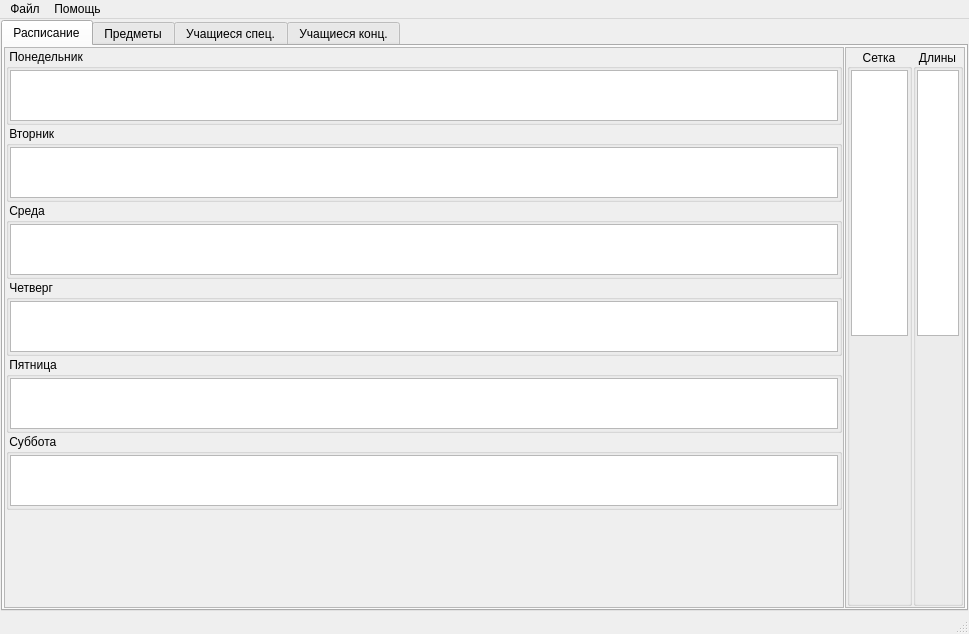
<?xml version="1.0" encoding="UTF-8"?>
<ui version="4.0">
 <class>MainWindow</class>
 <widget class="QMainWindow" name="MainWindow">
  <property name="geometry">
   <rect>
    <x>0</x>
    <y>0</y>
    <width>969</width>
    <height>634</height>
   </rect>
  </property>
  <property name="windowTitle">
   <string>Помощник преподавателя-концертмейстера</string>
  </property>
  <property name="windowIcon">
   <iconset resource="resources.qrc">
    <normaloff>:/icons/PPK.png</normaloff>:/icons/PPK.png</iconset>
  </property>
  <widget class="QWidget" name="centralwidget">
   <layout class="QHBoxLayout" name="horizontalLayout">
    <property name="spacing">
     <number>1</number>
    </property>
    <property name="leftMargin">
     <number>1</number>
    </property>
    <property name="topMargin">
     <number>1</number>
    </property>
    <property name="rightMargin">
     <number>1</number>
    </property>
    <property name="bottomMargin">
     <number>1</number>
    </property>
    <item>
     <widget class="QTabWidget" name="tabWidgetViews">
      <property name="currentIndex">
       <number>0</number>
      </property>
      <widget class="QWidget" name="tabTimetable">
       <attribute name="title">
        <string>Расписание</string>
       </attribute>
       <layout class="QHBoxLayout" name="horizontalLayout_6">
        <property name="spacing">
         <number>1</number>
        </property>
        <property name="leftMargin">
         <number>1</number>
        </property>
        <property name="topMargin">
         <number>1</number>
        </property>
        <property name="rightMargin">
         <number>1</number>
        </property>
        <property name="bottomMargin">
         <number>1</number>
        </property>
        <item>
         <widget class="QScrollArea" name="scrollAreaTimetable">
          <property name="widgetResizable">
           <bool>true</bool>
          </property>
          <widget class="QWidget" name="scrollAreaWidgetContentsTimetable">
           <property name="geometry">
            <rect>
             <x>0</x>
             <y>0</y>
             <width>838</width>
             <height>553</height>
            </rect>
           </property>
           <layout class="QVBoxLayout" name="verticalLayout_3">
            <property name="spacing">
             <number>1</number>
            </property>
            <property name="leftMargin">
             <number>1</number>
            </property>
            <property name="topMargin">
             <number>1</number>
            </property>
            <property name="rightMargin">
             <number>1</number>
            </property>
            <property name="bottomMargin">
             <number>1</number>
            </property>
            <item>
             <widget class="QGroupBox" name="groupBoxPon">
              <property name="sizePolicy">
               <sizepolicy hsizetype="Preferred" vsizetype="Maximum">
                <horstretch>0</horstretch>
                <verstretch>0</verstretch>
               </sizepolicy>
              </property>
              <property name="title">
               <string> Понедельник</string>
              </property>
              <layout class="QVBoxLayout" name="verticalLayout_4">
               <property name="spacing">
                <number>1</number>
               </property>
               <property name="leftMargin">
                <number>1</number>
               </property>
               <property name="topMargin">
                <number>1</number>
               </property>
               <property name="rightMargin">
                <number>1</number>
               </property>
               <property name="bottomMargin">
                <number>1</number>
               </property>
               <item>
                <widget class="MTableView" name="tableViewTimetablePon">
                 <property name="sizePolicy">
                  <sizepolicy hsizetype="Expanding" vsizetype="Fixed">
                   <horstretch>0</horstretch>
                   <verstretch>0</verstretch>
                  </sizepolicy>
                 </property>
                 <property name="minimumSize">
                  <size>
                   <width>0</width>
                   <height>51</height>
                  </size>
                 </property>
                 <property name="maximumSize">
                  <size>
                   <width>16777215</width>
                   <height>51</height>
                  </size>
                 </property>
                 <property name="horizontalScrollMode">
                  <enum>QAbstractItemView::ScrollPerPixel</enum>
                 </property>
                 <property name="cornerButtonEnabled">
                  <bool>false</bool>
                 </property>
                </widget>
               </item>
              </layout>
             </widget>
            </item>
            <item>
             <widget class="QGroupBox" name="groupBoxVtor">
              <property name="sizePolicy">
               <sizepolicy hsizetype="Preferred" vsizetype="Maximum">
                <horstretch>0</horstretch>
                <verstretch>0</verstretch>
               </sizepolicy>
              </property>
              <property name="title">
               <string> Вторник</string>
              </property>
              <layout class="QVBoxLayout" name="verticalLayout_5">
               <property name="spacing">
                <number>1</number>
               </property>
               <property name="leftMargin">
                <number>1</number>
               </property>
               <property name="topMargin">
                <number>1</number>
               </property>
               <property name="rightMargin">
                <number>1</number>
               </property>
               <property name="bottomMargin">
                <number>1</number>
               </property>
               <item>
                <widget class="MTableView" name="tableViewTimetableVtor">
                 <property name="sizePolicy">
                  <sizepolicy hsizetype="Expanding" vsizetype="Fixed">
                   <horstretch>0</horstretch>
                   <verstretch>0</verstretch>
                  </sizepolicy>
                 </property>
                 <property name="minimumSize">
                  <size>
                   <width>0</width>
                   <height>51</height>
                  </size>
                 </property>
                 <property name="maximumSize">
                  <size>
                   <width>16777215</width>
                   <height>51</height>
                  </size>
                 </property>
                 <property name="horizontalScrollMode">
                  <enum>QAbstractItemView::ScrollPerPixel</enum>
                 </property>
                 <property name="cornerButtonEnabled">
                  <bool>false</bool>
                 </property>
                </widget>
               </item>
              </layout>
             </widget>
            </item>
            <item>
             <widget class="QGroupBox" name="groupBoxSred">
              <property name="sizePolicy">
               <sizepolicy hsizetype="Preferred" vsizetype="Maximum">
                <horstretch>0</horstretch>
                <verstretch>0</verstretch>
               </sizepolicy>
              </property>
              <property name="title">
               <string> Среда</string>
              </property>
              <layout class="QVBoxLayout" name="verticalLayout_6">
               <property name="spacing">
                <number>1</number>
               </property>
               <property name="leftMargin">
                <number>1</number>
               </property>
               <property name="topMargin">
                <number>1</number>
               </property>
               <property name="rightMargin">
                <number>1</number>
               </property>
               <property name="bottomMargin">
                <number>1</number>
               </property>
               <item>
                <widget class="MTableView" name="tableViewTimetableSred">
                 <property name="sizePolicy">
                  <sizepolicy hsizetype="Expanding" vsizetype="Fixed">
                   <horstretch>0</horstretch>
                   <verstretch>0</verstretch>
                  </sizepolicy>
                 </property>
                 <property name="minimumSize">
                  <size>
                   <width>0</width>
                   <height>51</height>
                  </size>
                 </property>
                 <property name="maximumSize">
                  <size>
                   <width>16777215</width>
                   <height>51</height>
                  </size>
                 </property>
                 <property name="horizontalScrollMode">
                  <enum>QAbstractItemView::ScrollPerPixel</enum>
                 </property>
                 <property name="cornerButtonEnabled">
                  <bool>false</bool>
                 </property>
                </widget>
               </item>
              </layout>
             </widget>
            </item>
            <item>
             <widget class="QGroupBox" name="groupBoxChetv">
              <property name="sizePolicy">
               <sizepolicy hsizetype="Preferred" vsizetype="Maximum">
                <horstretch>0</horstretch>
                <verstretch>0</verstretch>
               </sizepolicy>
              </property>
              <property name="title">
               <string> Четверг</string>
              </property>
              <layout class="QVBoxLayout" name="verticalLayout_7">
               <property name="spacing">
                <number>1</number>
               </property>
               <property name="leftMargin">
                <number>1</number>
               </property>
               <property name="topMargin">
                <number>1</number>
               </property>
               <property name="rightMargin">
                <number>1</number>
               </property>
               <property name="bottomMargin">
                <number>1</number>
               </property>
               <item>
                <widget class="MTableView" name="tableViewTimetableChetv">
                 <property name="sizePolicy">
                  <sizepolicy hsizetype="Expanding" vsizetype="Fixed">
                   <horstretch>0</horstretch>
                   <verstretch>0</verstretch>
                  </sizepolicy>
                 </property>
                 <property name="minimumSize">
                  <size>
                   <width>0</width>
                   <height>51</height>
                  </size>
                 </property>
                 <property name="maximumSize">
                  <size>
                   <width>16777215</width>
                   <height>51</height>
                  </size>
                 </property>
                 <property name="horizontalScrollMode">
                  <enum>QAbstractItemView::ScrollPerPixel</enum>
                 </property>
                 <property name="cornerButtonEnabled">
                  <bool>false</bool>
                 </property>
                </widget>
               </item>
              </layout>
             </widget>
            </item>
            <item>
             <widget class="QGroupBox" name="groupBoxPyatn">
              <property name="sizePolicy">
               <sizepolicy hsizetype="Preferred" vsizetype="Maximum">
                <horstretch>0</horstretch>
                <verstretch>0</verstretch>
               </sizepolicy>
              </property>
              <property name="title">
               <string> Пятница</string>
              </property>
              <layout class="QVBoxLayout" name="verticalLayout_8">
               <property name="spacing">
                <number>1</number>
               </property>
               <property name="leftMargin">
                <number>1</number>
               </property>
               <property name="topMargin">
                <number>1</number>
               </property>
               <property name="rightMargin">
                <number>1</number>
               </property>
               <property name="bottomMargin">
                <number>1</number>
               </property>
               <item>
                <widget class="MTableView" name="tableViewTimetablePyatn">
                 <property name="sizePolicy">
                  <sizepolicy hsizetype="Expanding" vsizetype="Fixed">
                   <horstretch>0</horstretch>
                   <verstretch>0</verstretch>
                  </sizepolicy>
                 </property>
                 <property name="minimumSize">
                  <size>
                   <width>0</width>
                   <height>51</height>
                  </size>
                 </property>
                 <property name="maximumSize">
                  <size>
                   <width>16777215</width>
                   <height>51</height>
                  </size>
                 </property>
                 <property name="horizontalScrollMode">
                  <enum>QAbstractItemView::ScrollPerPixel</enum>
                 </property>
                 <property name="cornerButtonEnabled">
                  <bool>false</bool>
                 </property>
                </widget>
               </item>
              </layout>
             </widget>
            </item>
            <item>
             <widget class="QGroupBox" name="groupBoxSubb">
              <property name="sizePolicy">
               <sizepolicy hsizetype="Preferred" vsizetype="Maximum">
                <horstretch>0</horstretch>
                <verstretch>0</verstretch>
               </sizepolicy>
              </property>
              <property name="title">
               <string> Суббота</string>
              </property>
              <layout class="QVBoxLayout" name="verticalLayout_9">
               <property name="spacing">
                <number>1</number>
               </property>
               <property name="leftMargin">
                <number>1</number>
               </property>
               <property name="topMargin">
                <number>1</number>
               </property>
               <property name="rightMargin">
                <number>1</number>
               </property>
               <property name="bottomMargin">
                <number>1</number>
               </property>
               <item>
                <widget class="MTableView" name="tableViewTimetableSubb">
                 <property name="sizePolicy">
                  <sizepolicy hsizetype="Expanding" vsizetype="Fixed">
                   <horstretch>0</horstretch>
                   <verstretch>0</verstretch>
                  </sizepolicy>
                 </property>
                 <property name="minimumSize">
                  <size>
                   <width>0</width>
                   <height>51</height>
                  </size>
                 </property>
                 <property name="maximumSize">
                  <size>
                   <width>16777215</width>
                   <height>51</height>
                  </size>
                 </property>
                 <property name="horizontalScrollMode">
                  <enum>QAbstractItemView::ScrollPerPixel</enum>
                 </property>
                 <property name="cornerButtonEnabled">
                  <bool>false</bool>
                 </property>
                </widget>
               </item>
              </layout>
             </widget>
            </item>
            <item>
             <spacer name="verticalSpacerTimetable">
              <property name="orientation">
               <enum>Qt::Vertical</enum>
              </property>
              <property name="sizeHint" stdset="0">
               <size>
                <width>20</width>
                <height>40</height>
               </size>
              </property>
             </spacer>
            </item>
           </layout>
          </widget>
         </widget>
        </item>
        <item>
         <widget class="QScrollArea" name="scrollAreaShedLen">
          <property name="sizePolicy">
           <sizepolicy hsizetype="Maximum" vsizetype="Expanding">
            <horstretch>0</horstretch>
            <verstretch>0</verstretch>
           </sizepolicy>
          </property>
          <property name="maximumSize">
           <size>
            <width>152</width>
            <height>16777215</height>
           </size>
          </property>
          <property name="widgetResizable">
           <bool>true</bool>
          </property>
          <widget class="QWidget" name="scrollAreaWidgetContentsShedLen">
           <property name="geometry">
            <rect>
             <x>0</x>
             <y>0</y>
             <width>118</width>
             <height>553</height>
            </rect>
           </property>
           <layout class="QHBoxLayout" name="horizontalLayout_5" stretch="0,1">
            <property name="spacing">
             <number>1</number>
            </property>
            <property name="leftMargin">
             <number>1</number>
            </property>
            <property name="topMargin">
             <number>1</number>
            </property>
            <property name="rightMargin">
             <number>1</number>
            </property>
            <property name="bottomMargin">
             <number>1</number>
            </property>
            <item>
             <widget class="QGroupBox" name="groupBoxShedule">
              <property name="sizePolicy">
               <sizepolicy hsizetype="Maximum" vsizetype="Preferred">
                <horstretch>0</horstretch>
                <verstretch>0</verstretch>
               </sizepolicy>
              </property>
              <property name="minimumSize">
               <size>
                <width>50</width>
                <height>0</height>
               </size>
              </property>
              <property name="maximumSize">
               <size>
                <width>65</width>
                <height>16777215</height>
               </size>
              </property>
              <property name="title">
               <string>Сетка</string>
              </property>
              <property name="alignment">
               <set>Qt::AlignCenter</set>
              </property>
              <layout class="QVBoxLayout" name="verticalLayout_10">
               <property name="spacing">
                <number>1</number>
               </property>
               <property name="leftMargin">
                <number>1</number>
               </property>
               <property name="topMargin">
                <number>1</number>
               </property>
               <property name="rightMargin">
                <number>1</number>
               </property>
               <property name="bottomMargin">
                <number>1</number>
               </property>
               <item>
                <widget class="MTableView" name="tableViewSchedule">
                 <property name="horizontalScrollBarPolicy">
                  <enum>Qt::ScrollBarAlwaysOff</enum>
                 </property>
                 <property name="cornerButtonEnabled">
                  <bool>false</bool>
                 </property>
                 <attribute name="horizontalHeaderVisible">
                  <bool>false</bool>
                 </attribute>
                 <attribute name="verticalHeaderVisible">
                  <bool>false</bool>
                 </attribute>
                </widget>
               </item>
               <item>
                <spacer name="verticalSpacerShedule">
                 <property name="orientation">
                  <enum>Qt::Vertical</enum>
                 </property>
                 <property name="sizeHint" stdset="0">
                  <size>
                   <width>20</width>
                   <height>40</height>
                  </size>
                 </property>
                </spacer>
               </item>
              </layout>
             </widget>
            </item>
            <item>
             <widget class="QGroupBox" name="groupBoxLengths">
              <property name="sizePolicy">
               <sizepolicy hsizetype="Fixed" vsizetype="Preferred">
                <horstretch>0</horstretch>
                <verstretch>0</verstretch>
               </sizepolicy>
              </property>
              <property name="minimumSize">
               <size>
                <width>50</width>
                <height>0</height>
               </size>
              </property>
              <property name="maximumSize">
               <size>
                <width>50</width>
                <height>16777215</height>
               </size>
              </property>
              <property name="title">
               <string>Длины</string>
              </property>
              <property name="alignment">
               <set>Qt::AlignCenter</set>
              </property>
              <layout class="QVBoxLayout" name="verticalLayout">
               <property name="spacing">
                <number>1</number>
               </property>
               <property name="leftMargin">
                <number>1</number>
               </property>
               <property name="topMargin">
                <number>1</number>
               </property>
               <property name="rightMargin">
                <number>1</number>
               </property>
               <property name="bottomMargin">
                <number>1</number>
               </property>
               <item>
                <widget class="MTableView" name="tableViewLengths">
                 <property name="horizontalScrollBarPolicy">
                  <enum>Qt::ScrollBarAsNeeded</enum>
                 </property>
                 <property name="cornerButtonEnabled">
                  <bool>false</bool>
                 </property>
                 <attribute name="horizontalHeaderVisible">
                  <bool>false</bool>
                 </attribute>
                 <attribute name="verticalHeaderVisible">
                  <bool>false</bool>
                 </attribute>
                </widget>
               </item>
               <item>
                <spacer name="verticalSpacerLengths">
                 <property name="orientation">
                  <enum>Qt::Vertical</enum>
                 </property>
                 <property name="sizeHint" stdset="0">
                  <size>
                   <width>20</width>
                   <height>40</height>
                  </size>
                 </property>
                </spacer>
               </item>
              </layout>
             </widget>
            </item>
           </layout>
          </widget>
         </widget>
        </item>
       </layout>
      </widget>
      <widget class="QWidget" name="tabDisciplines">
       <attribute name="title">
        <string>Предметы</string>
       </attribute>
       <layout class="QHBoxLayout" name="horizontalLayout_2">
        <property name="spacing">
         <number>1</number>
        </property>
        <property name="leftMargin">
         <number>1</number>
        </property>
        <property name="topMargin">
         <number>1</number>
        </property>
        <property name="rightMargin">
         <number>1</number>
        </property>
        <property name="bottomMargin">
         <number>1</number>
        </property>
        <item>
         <widget class="MTableView" name="tableViewDisciplines">
          <property name="cornerButtonEnabled">
           <bool>false</bool>
          </property>
         </widget>
        </item>
       </layout>
      </widget>
      <widget class="QWidget" name="tabContSpec">
       <attribute name="title">
        <string>Учащиеся спец.</string>
       </attribute>
       <layout class="QHBoxLayout" name="horizontalLayout_3">
        <property name="spacing">
         <number>1</number>
        </property>
        <property name="leftMargin">
         <number>1</number>
        </property>
        <property name="topMargin">
         <number>1</number>
        </property>
        <property name="rightMargin">
         <number>1</number>
        </property>
        <property name="bottomMargin">
         <number>1</number>
        </property>
        <item>
         <widget class="MTableView" name="tableViewContSpec">
          <property name="cornerButtonEnabled">
           <bool>false</bool>
          </property>
         </widget>
        </item>
       </layout>
      </widget>
      <widget class="QWidget" name="tabContConc">
       <attribute name="title">
        <string>Учащиеся конц.</string>
       </attribute>
       <layout class="QHBoxLayout" name="horizontalLayout_4">
        <property name="spacing">
         <number>1</number>
        </property>
        <property name="leftMargin">
         <number>1</number>
        </property>
        <property name="topMargin">
         <number>1</number>
        </property>
        <property name="rightMargin">
         <number>1</number>
        </property>
        <property name="bottomMargin">
         <number>1</number>
        </property>
        <item>
         <widget class="MTableView" name="tableViewContConc">
          <property name="cornerButtonEnabled">
           <bool>false</bool>
          </property>
         </widget>
        </item>
       </layout>
      </widget>
     </widget>
    </item>
   </layout>
  </widget>
  <widget class="QMenuBar" name="menubar">
   <property name="geometry">
    <rect>
     <x>0</x>
     <y>0</y>
     <width>969</width>
     <height>22</height>
    </rect>
   </property>
   <widget class="QMenu" name="menuHelp">
    <property name="title">
     <string>Помощь</string>
    </property>
    <addaction name="actionAbout"/>
   </widget>
   <widget class="QMenu" name="menuFile">
    <property name="title">
     <string>Файл</string>
    </property>
    <addaction name="actionSettings"/>
    <addaction name="actionExit"/>
   </widget>
   <addaction name="menuFile"/>
   <addaction name="menuHelp"/>
  </widget>
  <widget class="QStatusBar" name="statusbar"/>
  <action name="actionAbout">
   <property name="text">
    <string>О программе</string>
   </property>
  </action>
  <action name="actionExit">
   <property name="text">
    <string>Выход</string>
   </property>
  </action>
  <action name="actionSettings">
   <property name="text">
    <string>Настройки</string>
   </property>
  </action>
 </widget>
 <customwidgets>
  <customwidget>
   <class>MTableView</class>
   <extends>QTableView</extends>
   <header>mtableview.h</header>
  </customwidget>
 </customwidgets>
 <resources>
  <include location="resources.qrc"/>
 </resources>
 <connections>
  <connection>
   <sender>actionExit</sender>
   <signal>triggered()</signal>
   <receiver>MainWindow</receiver>
   <slot>close()</slot>
   <hints>
    <hint type="sourcelabel">
     <x>-1</x>
     <y>-1</y>
    </hint>
    <hint type="destinationlabel">
     <x>399</x>
     <y>299</y>
    </hint>
   </hints>
  </connection>
 </connections>
</ui>
